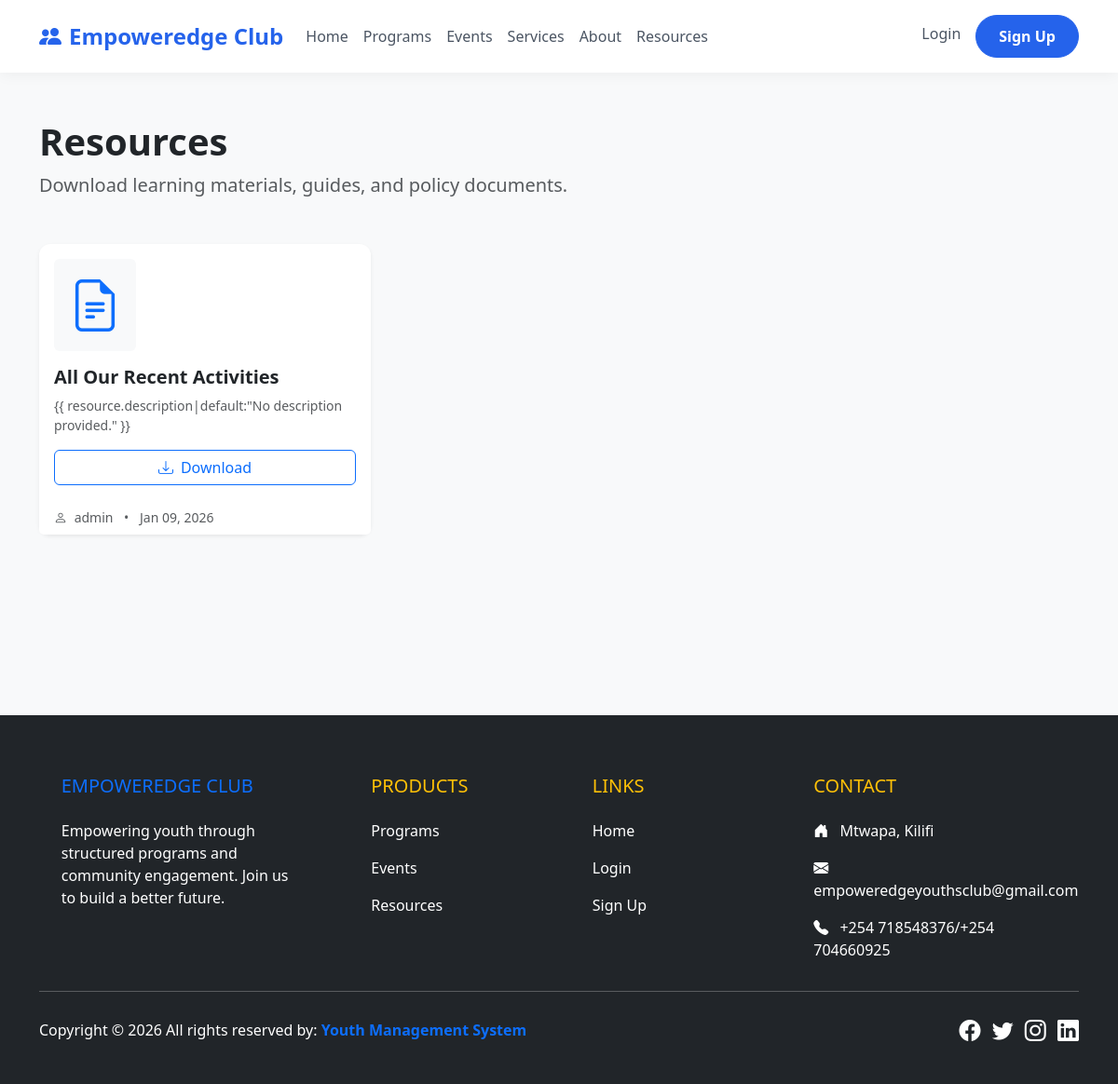
Page /resources/ on the committed database.
### resources/models.py (models this page shows, shortened)
class Resource(models.Model):
    title = models.CharField(max_length=200)
    description = models.TextField(blank=True)
    file = models.FileField(upload_to='resources/')
    uploaded_by = models.ForeignKey(settings.AUTH_USER_MODEL, on_delete=models.CASCADE)
    uploaded_at = models.DateTimeField(auto_now_add=True)

### users/models.py (models this page shows, shortened)
class User(AbstractUser):
    class Role(models.TextChoices):
        ADMIN = 'ADMIN', _('Admin')
        YOUTH_LEADER = 'LEADER', _('Youth Leader')
        MENTOR = 'MENTOR', _('Mentor')
        YOUTH_MEMBER = 'MEMBER', _('Youth Member')
        VOLUNTEER = 'VOLUNTEER', _('Volunteer')
        GUEST = 'GUEST', _('Guest')
    role = models.CharField(max_length=20, choices=Role.choices, default=Role.YOUTH_MEMBER)
    email = models.EmailField(unique=True)

### resources/views.py (the view)
# urls.py: path('', ResourceListView.as_view(), name='resource_list'),
class ResourceListView(ListView):
    model = Resource
    template_name = 'resources/resource_list.html'
    context_object_name = 'resources'
    ordering = ['-uploaded_at']

### templates/resources/resource_list.html (shortened to what this page needs)
{% extends 'base.html' %}
{% block content %}
<div class="container py-5">
    <div class="d-flex justify-content-between align-items-center mb-5">
        <div>
            <h1 class="fw-bold mb-2">Resources</h1>
            <p class="lead text-muted mb-0">Download learning materials, guides, and policy documents.</p>
        </div>
    </div>
    <div class="row g-4">
        {% for resource in resources %}
        <div class="col-md-6 col-lg-4">
            <div class="card h-100 shadow-sm border-0">
                <div class="card-body">
                    <div class="d-flex justify-content-between align-items-start mb-3">
                        <div class="bg-light rounded p-3 text-primary">
                            <i class="bi bi-file-earmark-text display-4"></i>
                        </div>
                    </div>
                    <h5 class="card-title fw-bold">{{ resource.title }}</h5>
                    <p class="card-text text-muted small mb-3">{{ resource.description|default:"No description
                        provided." }}</p>
                    <div class="d-grid">
                        <a href="{{ resource.file.url }}" class="btn btn-outline-primary" download>
                            <i class="bi bi-download me-2"></i>Download
                        </a>
                    </div>
                </div>
                <div class="card-footer bg-white border-top-0 text-muted small">
                    <i class="bi bi-person me-1"></i> {{ resource.uploaded_by.username }}
                    <span class="mx-2">&bull;</span>
                    {{ resource.uploaded_at|date:"M d, Y" }}
                </div>
            </div>
        </div>
        {% endfor %}
    </div>
</div>
{% endblock %}

### templates/base.html (style rules this page uses)
body { font-family: system-ui, -apple-system, BlinkMacSystemFont, 'Segoe UI', Roboto, Oxygen, Ubuntu, Cantarell, 'Open Sans', 'Helvetica Neue', sans-serif; background-color: #f8f9fa; }
.card { border: none; border-radius: 12px; box-shadow: 0 4px 6px -1px rgba(0, 0, 0, 0.1), 0 2px 4px -1px rgba(0, 0, 0, 0.06); transition: transform 0.2s; }

### rows in the picture
Resource: title "All Our Recent Activities", uploaded_by.username "admin", uploaded_at "Jan 09, 2026"
